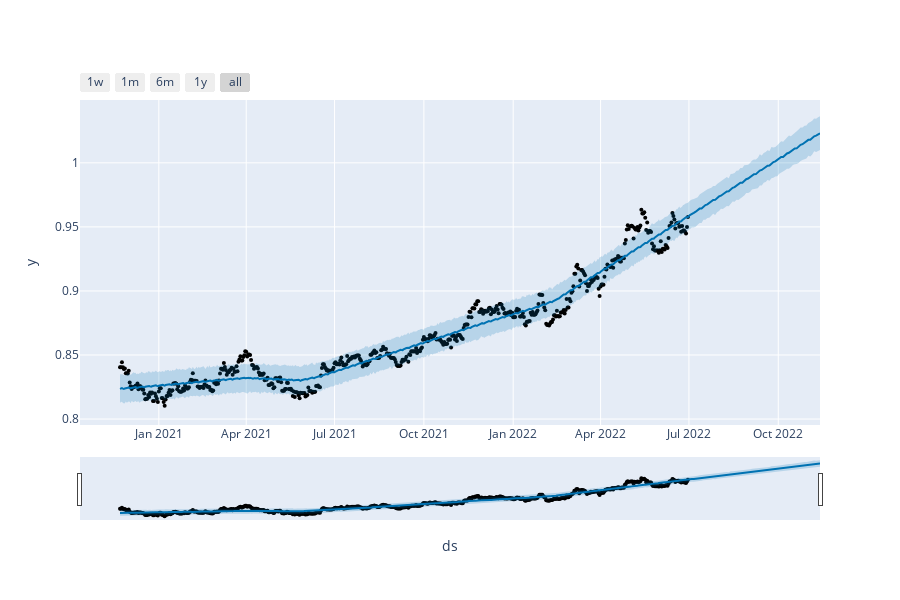

Notebook cell for this chart:
### Code cell
# Creating the model based on training data and visualising the future trend
model_usd_eur = Prophet(changepoint_prior_scale=0.01, seasonality_mode='multiplicative', \
            weekly_seasonality=True, \
            daily_seasonality=False)

model_usd_eur.fit(data_train)
future_days = model_usd_eur.make_future_dataframe(periods=68, freq='2D')

forecast_days = model_usd_eur.predict(future_days)
forecast_days['yhat'] = forecast_days['yhat'].clip(lower=0)

plot_plotly(model_usd_eur, forecast_days)

### Figure 1 — Plotly figure (JSON) as saved in the notebook; plotly's stock layout.template omitted (floating-point values rounded to 4 significant figures; data arrays with more than 128 entries replaced by an {"elided": "..."} marker saying what was removed)
{"data": [{"marker": {"color": "black", "size": 4}, "mode": "markers", "name": "Actual", "type": "scatter", "x": {"elided": "584 str values"}, "y": {"elided": "584 float values"}}, {"hoverinfo": "skip", "line": {"width": 0}, "mode": "lines", "type": "scatter", "x": {"elided": "652 str values"}, "y": {"elided": "652 float values"}}, {"fill": "tonexty", "fillcolor": "rgba(0, 114, 178, 0.2)", "line": {"color": "#0072B2", "width": 2}, "mode": "lines", "name": "Predicted", "type": "scatter", "x": {"elided": "652 str values"}, "y": {"elided": "652 float values"}}, {"fill": "tonexty", "fillcolor": "rgba(0, 114, 178, 0.2)", "hoverinfo": "skip", "line": {"width": 0}, "mode": "lines", "type": "scatter", "x": {"elided": "652 str values"}, "y": {"elided": "652 float values"}}], "layout": {"height": 600, "showlegend": false, "width": 900, "xaxis": {"rangeselector": {"buttons": [{"count": 7, "label": "1w", "step": "day", "stepmode": "backward"}, {"count": 1, "label": "1m", "step": "month", "stepmode": "backward"}, {"count": 6, "label": "6m", "step": "month", "stepmode": "backward"}, {"count": 1, "label": "1y", "step": "year", "stepmode": "backward"}, {"step": "all"}]}, "rangeslider": {"visible": true}, "title": {"text": "ds"}, "type": "date"}, "yaxis": {"title": {"text": "y"}}}}
